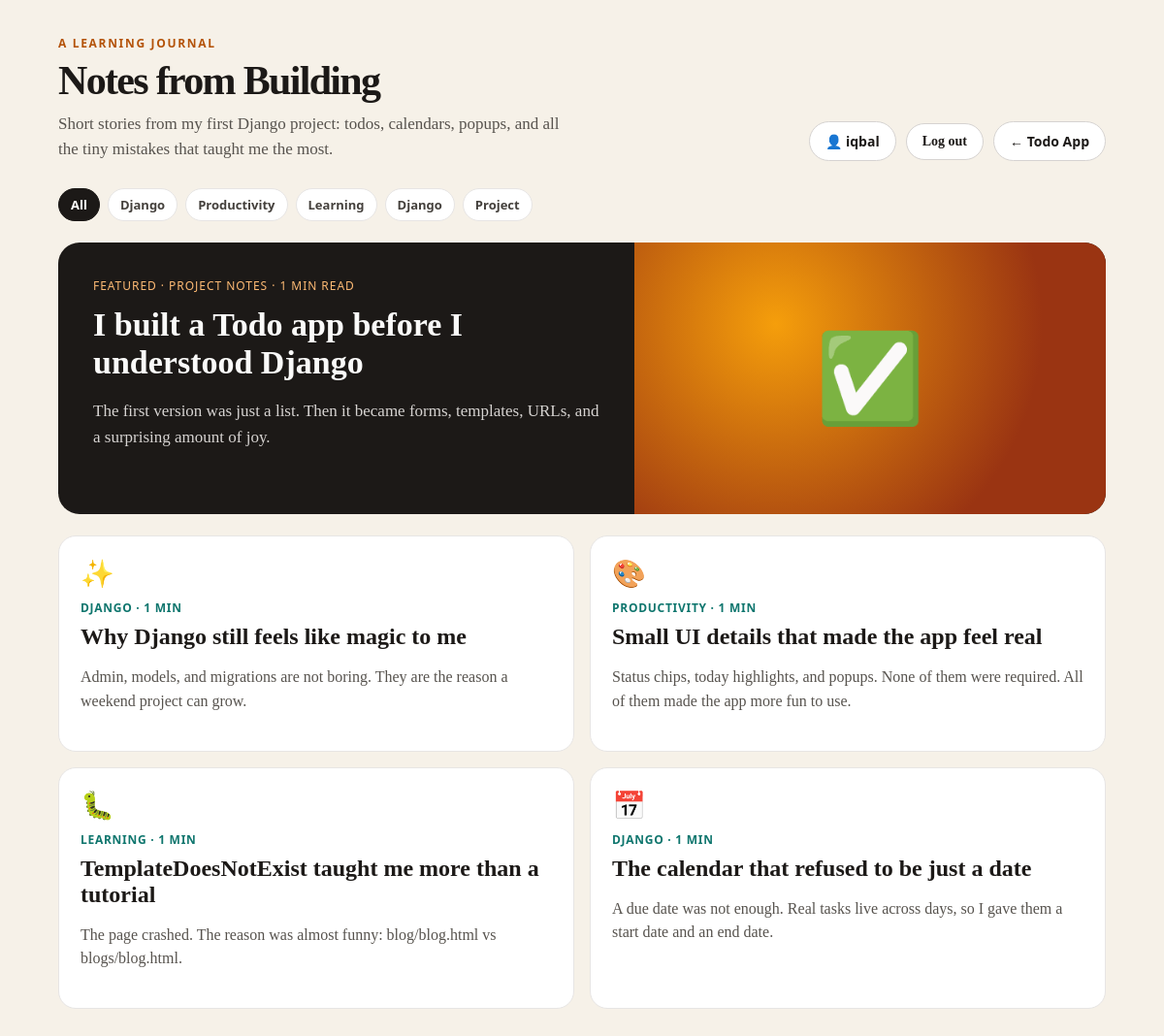
Page /blog/ (signed in) on the committed database.
### blog/models.py (models this page shows, shortened)
class Post(models.Model):
    CATEGORY_CHOICES = [
        ("django", "Django"),
        ("productivity", "Productivity"),
        ("learning", "Learning"),
        ("project", "Project Notes"),
    ]
    title = models.CharField(max_length=200)
    slug = models.SlugField(unique=True)
    excerpt = models.CharField(max_length=280)
    content = models.TextField()
    category = models.CharField(max_length=32, choices=CATEGORY_CHOICES, default="learning")
    emoji = models.CharField(max_length=8, default="📝")
    featured = models.BooleanField(default=False)
    published = models.BooleanField(default=True)
    created_at = models.DateTimeField(auto_now_add=True)
    class Meta:
        ordering = ["-created_at"]
    def reading_time(self):
        words = len(self.content.split())
        return max(1, round(words / 180))

### blog/views.py (the view)
# urls.py: path("", views.blog, name="blog"),
def blog(request):
    posts = Post.objects.filter(published=True)
    category = request.GET.get("category")
    if category:
        posts = posts.filter(category=category)
    featured = posts.filter(featured=True).first() or posts.first()
    others = posts.exclude(pk=featured.pk) if featured else posts.none()
    categories = (
        Post.objects.filter(published=True)
        .values_list("category", flat=True)
        .distinct()
    )
    return render(
        request,
        "blogs/blog.html",
        {
            "featured": featured,
            "posts": others,
            "categories": categories,
            "active_category": category or "",
        },
    )

### blog/templates/blogs/blog.html (shortened to what this page needs)
<!DOCTYPE html>
<html lang="en">
<head>
</head>
<body>
<div class="wrap">
    <div class="top">
        <div>
            <p class="kicker">A learning journal</p>
            <h1>Notes from Building</h1>
            <p class="intro">
                Short stories from my first Django project: todos, calendars,
                popups, and all the tiny mistakes that taught me the most.
            </p>
        </div>
        <div style="display:flex;gap:10px;flex-wrap:wrap;align-items:center;">
            {% if user.is_authenticated %}
                <span class="nav-link">👤 {{ user.username }}</span>
                <form method="post" action="{% url 'logout' %}" style="margin:0;">
                    <button type="submit" class="nav-link" style="cursor:pointer;font-family:inherit;">Log out</button>
                </form>
            {% else %}
                <a class="nav-link" href="{% url 'login' %}">Log in</a>
                <a class="nav-link" href="{% url 'signup' %}">Sign up</a>
            {% endif %}
            <a class="nav-link" href="{% url 'home' %}">← Todo App</a>
        </div>
    </div>
    <div class="filters">
        <a class="chip {% if not active_category %}active{% endif %}" href="{% url 'blog:blog' %}">All</a>
        {% for category in categories %}
            <a
                class="chip {% if active_category == category %}active{% endif %}"
                href="{% url 'blog:blog' %}?category={{ category }}"
            >
                {{ category|title }}
            </a>
        {% endfor %}
    </div>
    {% if featured %}
        <a class="featured" href="{% url 'blog:post_detail' featured.slug %}">
            <div class="featured-copy">
                <div class="meta">
                    Featured · {{ featured.get_category_display }} · {{ featured.reading_time }} min read
                </div>
                <h2>{{ featured.title }}</h2>
                <p>{{ featured.excerpt }}</p>
            </div>
            <div class="featured-art">{{ featured.emoji }}</div>
        </a>
    {% endif %}
    {% if posts %}
        <div class="grid">
            {% for post in posts %}
                <a class="card" href="{% url 'blog:post_detail' post.slug %}">
                    <div class="emoji">{{ post.emoji }}</div>
                    <div class="meta">{{ post.get_category_display }} · {{ post.reading_time }} min</div>
                    <h3>{{ post.title }}</h3>
                    <p>{{ post.excerpt }}</p>
                </a>
            {% endfor %}
        </div>
    {% elif not featured %}
        <div class="empty">No posts yet. Add one from the Django admin.</div>
    {% endif %}
</div>
</body>
</html>

### blog/templates/blogs/blog.html (style rules this page uses)
* { box-sizing: border-box; }
body { margin: 0; min-height: 100vh; font-family: Georgia, "Times New Roman", serif; background: #f6f1e8; color: #1c1917; }
.wrap { width: 94%; max-width: 1080px; margin: 36px auto 70px; }
.top { display: flex; justify-content: space-between; align-items: flex-end; gap: 16px; margin-bottom: 28px; }
.kicker { margin: 0 0 6px; font-family: "Segoe UI", sans-serif; font-size: 12px; font-weight: 800; letter-spacing: 0.14em; text-transform: uppercase; color: #b45309; }
h1 { margin: 0; font-size: 42px; letter-spacing: -0.04em; }
.intro { margin: 8px 0 0; max-width: 520px; color: #57534e; font-size: 17px; line-height: 1.5; }
.nav-link { font-family: "Segoe UI", sans-serif; text-decoration: none; color: #1c1917; border: 1px solid #d6d3d1; background: #fff; border-radius: 999px; padding: 10px 16px; font-weight: 700; font-size: 14px; }
.filters { display: flex; flex-wrap: wrap; gap: 8px; margin-bottom: 22px; font-family: "Segoe UI", sans-serif; }
.chip { text-decoration: none; color: #44403c; background: #fff; border: 1px solid #e7e5e4; border-radius: 999px; padding: 7px 12px; font-size: 13px; font-weight: 700; }
.chip.active { background: #1c1917; color: #fff; border-color: #1c1917; }
.featured { display: grid; grid-template-columns: 1.1fr 0.9fr; background: #1c1917; color: #fafaf9; border-radius: 22px; overflow: hidden; min-height: 280px; text-decoration: none; margin-bottom: 22px; }
.featured-copy { padding: 36px; }
.featured-copy .meta { font-family: "Segoe UI", sans-serif; font-size: 12px; letter-spacing: 0.08em; text-transform: uppercase; color: #fdba74; margin-bottom: 12px; }
.featured-copy h2 { margin: 0; font-size: 34px; line-height: 1.15; }
.featured-copy p { color: #d6d3d1; font-size: 17px; line-height: 1.6; }
.featured-art { display: flex; align-items: center; justify-content: center; font-size: 90px; background: radial-gradient(circle at 30% 30%, #f59e0b, #9a3412 70%); }
.grid { display: grid; grid-template-columns: repeat(2, 1fr); gap: 16px; }
.card { background: #fff; border: 1px solid #e7e5e4; border-radius: 18px; padding: 22px; text-decoration: none; color: inherit; display: block; transition: transform 0.15s ease, box-shadow 0.15s ease; }
.card .emoji { font-size: 28px; }
.card .meta { font-family: "Segoe UI", sans-serif; font-size: 12px; font-weight: 800; color: #0f766e; text-transform: uppercase; letter-spacing: 0.06em; margin: 10px 0 8px; }
.card h3 { margin: 0; font-size: 24px; }
.card p { color: #57534e; line-height: 1.55; }

### rows in the picture
Post: category "PROJECT NOTES", reading_time "1", title "I built a Todo app before I understood Django", excerpt "The first version was just a list. Then it became forms, templates, URLs, and a surprising amount of joy.", emoji "✅"
Post: emoji "✨", category "DJANGO", reading_time "1", title "Why Django still feels like magic to me", excerpt "Admin, models, and migrations are not boring. They are the reason a weekend project can grow."
Post: emoji "🎨", category "PRODUCTIVITY", reading_time "1", title "Small UI details that made the app feel real", excerpt "Status chips, today highlights, and popups. None of them were required. All of them made the app more fun to use."
Post: emoji "🐛", category "LEARNING", reading_time "1", title "TemplateDoesNotExist taught me more than a tutorial", excerpt "The page crashed. The reason was almost funny: blog/blog.html vs blogs/blog.html."
Post: emoji "📅", category "DJANGO", reading_time "1", title "The calendar that refused to be just a date", excerpt "A due date was not enough. Real tasks live across days, so I gave them a start date and an end date."

### other values in the picture
{{ user.username }} "iqbal"
{{ category|title }} "Django" "Productivity" "Learning" "Django" "Project"
